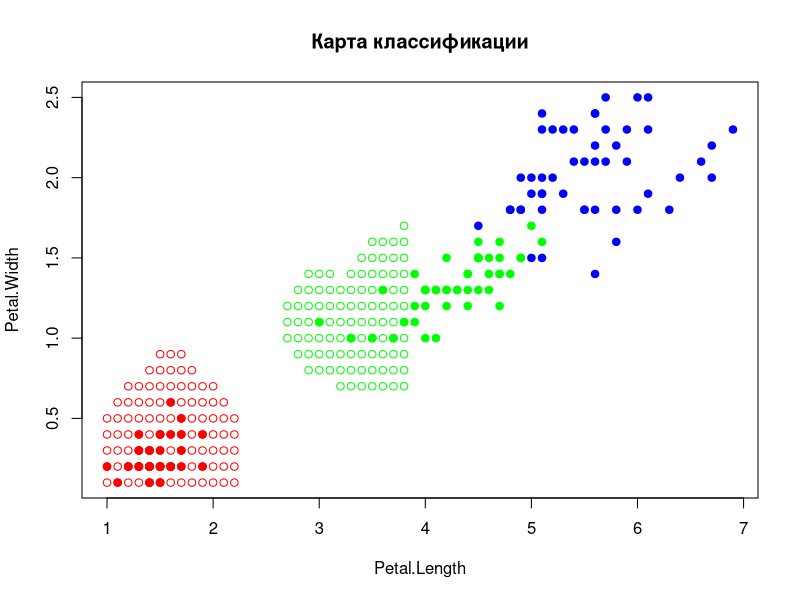

The R source for this figure: (Note: a time limit stopped this script after it produced the figure.)
# euclid distance
dist <- function(a, b) {
  return (sqrt(sum( (a - b) ^ 2)))
}

#src: http://www.machinelearning.ru/wiki/index.php?title=Метод_Парзеновского_окна_(пример)
# Епанечникова
# h=0.35 LOO=0.04
core1 <- function(r) {
  if (abs(r) > 1) {
    return (0)
  }
  return ((3/4) * (1 - r*r))
}
# Квартическое
# h=0.35 LOO=0.04
core2 <- function(r) {
  if (abs(r) > 1) {
    return (0)
  }
  return ((15/16) * (1 - r*r)^2)
}
# Треугольное
# h=0.35 LOO=0.04
core3 <- function(r) {
  if (abs(r) > 1) {
    return (0)
  }
  return (1 - abs(r))
}
# Гауссовское
# h=0.1 LOO=0.04
core4 <- function(r) {
  (2*pi)^0.5 * exp(-0.5 * r*r)
}
# Прямоугольное
# h=0.35 LOO=0.04
core5 <- function(r) {
  if (abs(r) > 1) {
    return (0)
  }
  return (0.5)
}


# kNN algo
parwin <- function(dat, p, core=core1, h = c(0.35), ...) {
  ld <- length(dat[[1]])
  lh <- length(h)
  # calculate distances to each node in data
  dists <- vector("list", )
  for (i in seq(ld)) {
    dists[[i]] <- dist(dat[i,][1:2], p)
  }
  
  # add distance to initial data
  dat <- data.frame(dat, "Distance" = unlist(dists))
  # sort data by distance
  dat <- dat[order(dat$Distance),]
  
  res <- array(0, lh)
  for (i in seq(lh)) {
    vh <- h[i]
    # how much p is close to each class
    freq <- as.list(rep(0, length(levels(dat$Species))))
    names(freq) = levels(dat$Species)
    for (j in seq(ld)) {
      vd <- dat[j,]
      
      freq[[vd$Species]] <- freq[[vd$Species]] + core(vd$Distance / vh)
    }
    
    freq <- unlist(freq)
    if (max(freq) == 0) {
      res[i] <- ""
    }
    else
    {
      res[i] <- names(sort(freq, decreasing = TRUE))[1]
    }
  }
  
  return (res)
}

# Perform LOOCV on 'algo' with 'dat' 
loocv1 <- function(dat, algo, n, ...) {
  l <- length(dat[[1]])
  correct <- rep(0, n)
  
  for (i in seq(l)) {
    trainData <- dat[-i, ]
    control <- dat[i, ]
    
    res <- algo(trainData, control[1:2], ...)
    correct <- correct + (res != control$Species)
  }
  
  return (correct/l)
}

# plot LOO()
looFromH <- function(dat, algo, h, title, core) {
  res <- loocv1(dat, algo, length(h), h=h, core=core)
  lfromh <- data.frame("h"=h, "LOO"=res)
  plot(lfromh, type="l", main=title)
  
  # best h with lowest Q
  m = lfromh[which.min(lfromh$LOO),]
  points(m, pch=21, bg="green")
  
  text(m[["h"]], m[["LOO"]], adj=c(0,-1), sprintf("(%.3f; %.3f)", m[["h"]], m[["LOO"]]))
  
  return (m)
}

# example of usage
demo <- function(algo, title="Unknown plot") {
  # get data and plot it
  dat <- iris[3:5]
  colors <- c("setosa" = "red", "versicolor" = "green", "virginica" = "blue")
  plot(dat[1:2], pch = 21, col = colors[dat$Species], bg = colors[dat$Species], main=title)
  
  # classification map
  for (i in seq(1.0, 7.0, 0.1)) {
    for (j in seq(0.1, 2.5, 0.1)) {
      cl <- algo(dat, c(i, j))
      points(i, j, pch = 21, col = colors[cl])
    }
  }
  
  points(dat[1:2], pch = 21, col = colors[dat$Species], bg = colors[dat$Species], main=title)
}


demo(parwin, "Карта классификации")

#res <- loocv1(iris[3:5], parwin, 2, h=c(0.5, 1))
#print(res)

#res <- looFromH(iris[3:5], parwin, seq(0.1, 4, 0.05), "Ядро Прямоугольное", core5)
#print(res)
